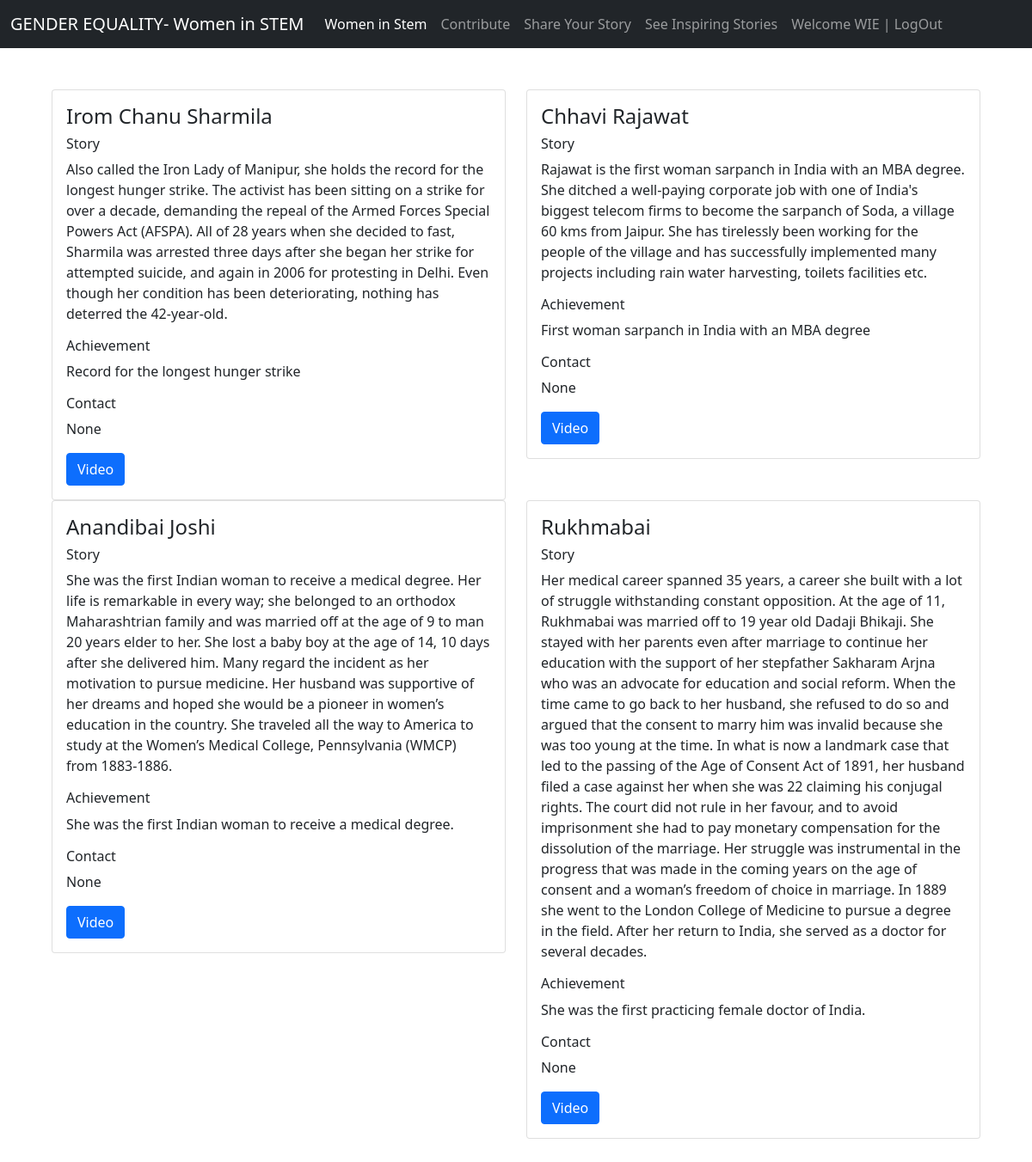
Page /seestory (signed in) on the committed database.
### womeninstem/models.py (models this page shows, shortened)
class StoryData(models.Model):
    namess = models.CharField(max_length=100)
    story = models.CharField(max_length=500)
    achievess = models.CharField(max_length=500)
    vlink = models.CharField(max_length=500)
    contact = models.CharField(max_length=500)

### womeninstem/views.py (the view)
# urls.py: path('seestory', views.seestory, name='seestory'),
def seestory(request):
    storyorder = StoryData.objects.all()
    return render(request,"seestory.html",{"storyorder":storyorder})

### templates/seestory.html
{% extends "base.html" %}
{% load static %}
{% block body %}
<div class="row m-5">
    {% for stories in storyorder %}
    <div class="col-sm-6">
      <div class="card">
        <div class="card-body">
          <h4 class="card-title">{{stories.namess}}</h4>
          <h6>Story</h6>
          <p class="card-text">{{stories.story}}</p>
          <h6>Achievement</h6>
          <p class="card-text">{{stories.achievess}}</p>
          <h6>Contact</h6>
          <p class="card-text">{{stories.contact}}</p>
          <a href="{{stories.vlink}}" class="btn btn-primary">Video</a>
        </div>
      </div>
    </div>
    {% endfor%}
  </div>
{% endblock body %}

### templates/base.html (shortened to what this page needs)
<!DOCTYPE html>
<html lang="en">
<head>
    <link href="https://cdn.jsdelivr.net/npm/bootstrap@5.0.2/dist/css/bootstrap.min.css" rel="stylesheet">
</head>
<body>
    <nav class="navbar navbar-expand-lg navbar-dark bg-dark">
        <div class="container-fluid">
          <a class="navbar-brand" href="/">GENDER EQUALITY- Women in STEM</a>
          <div class="collapse navbar-collapse" id="navbarSupportedContent">
            <ul class="navbar-nav me-auto mb-2 mb-lg-0">
              <li class="nav-item">
                <a class="nav-link active" aria-current="page" href="/womeninstem">Women in Stem</a>
              </li>
              <li class="nav-item">
                <a class="nav-link" href="/form">Contribute</a>
              </li>
              <li class="nav-item">
                <a class="nav-link" href="/sharestory">Share Your Story</a>
              </li>
              <li class="nav-item">
                <a class="nav-link" href="/seestory">See Inspiring Stories</a>
              </li>
              {% if user.is_authenticated %}
              <li class="nav-item">
                <a class="nav-link" href="/logout">Welcome {{request.user}} | LogOut</a></li>
      {% else %}
      <li>
        <a href="#">User</a>
      </li>
      {% endif %}
          </div>
        </div>
      </nav>
{% block body %}
{% endblock body %}
</body>
</html>

### rows in the picture
StoryData: namess "Irom Chanu Sharmila", story "Also called the Iron Lady of Manipur, she holds the record for the longest hunger strike. The activist has been sitting on a strike for over a decade, demanding the repeal of the Armed Forces Special Powers Act (AFSPA). All of 28 years when she decided to fast, Sharmila was arrested three days after she began her strike for attempted suicide, and again in 2006 for protesting in Delhi. Even though her condition has been deteriorating, nothing has deterred the 42-year-old.", achievess "Record for the longest hunger strike", contact "None"
StoryData: namess "Chhavi Rajawat", story "Rajawat is the first woman sarpanch in India with an MBA degree. She ditched a well-paying corporate job with one of India's biggest telecom firms to become the sarpanch of Soda, a village 60 kms from Jaipur. She has tirelessly been working for the people of the village and has successfully implemented many projects including rain water harvesting, toilets facilities etc.", achievess "First woman sarpanch in India with an MBA degree", contact "None"
StoryData: namess "Anandibai Joshi", story "She was the first Indian woman to receive a medical degree. Her life is remarkable in every way; she belonged to an orthodox Maharashtrian family and was married off at the age of 9 to man 20 years elder to her. She lost a baby boy at the age of 14, 10 days after she delivered him. Many regard the incident as her motivation to pursue medicine. Her husband was supportive of her dreams and hoped she would be a pioneer in women’s education in the country. She traveled all the way to America to study at the Women’s Medical College, Pennsylvania (WMCP) from 1883-1886.", achievess "She was the first Indian woman to receive a medical degree.", contact "None"
StoryData: namess "Rukhmabai", story "Her medical career spanned 35 years, a career she built with a lot of struggle withstanding constant opposition. At the age of 11, Rukhmabai was married off to 19 year old Dadaji Bhikaji. She stayed with her parents even after marriage to continue her education with the support of her stepfather Sakharam Arjna who was an advocate for education and social reform. When the time came to go back to her husband, she refused to do so and argued that the consent to marry him was invalid because she was too young at the time. In what is now a landmark case that led to the passing of the Age of Consent Act of 1891, her husband filed a case against her when she was 22 claiming his conjugal rights.…", achievess "She was the first practicing female doctor of India.", contact "None"

### other values in the picture
{{ request.user }} "WIE"
